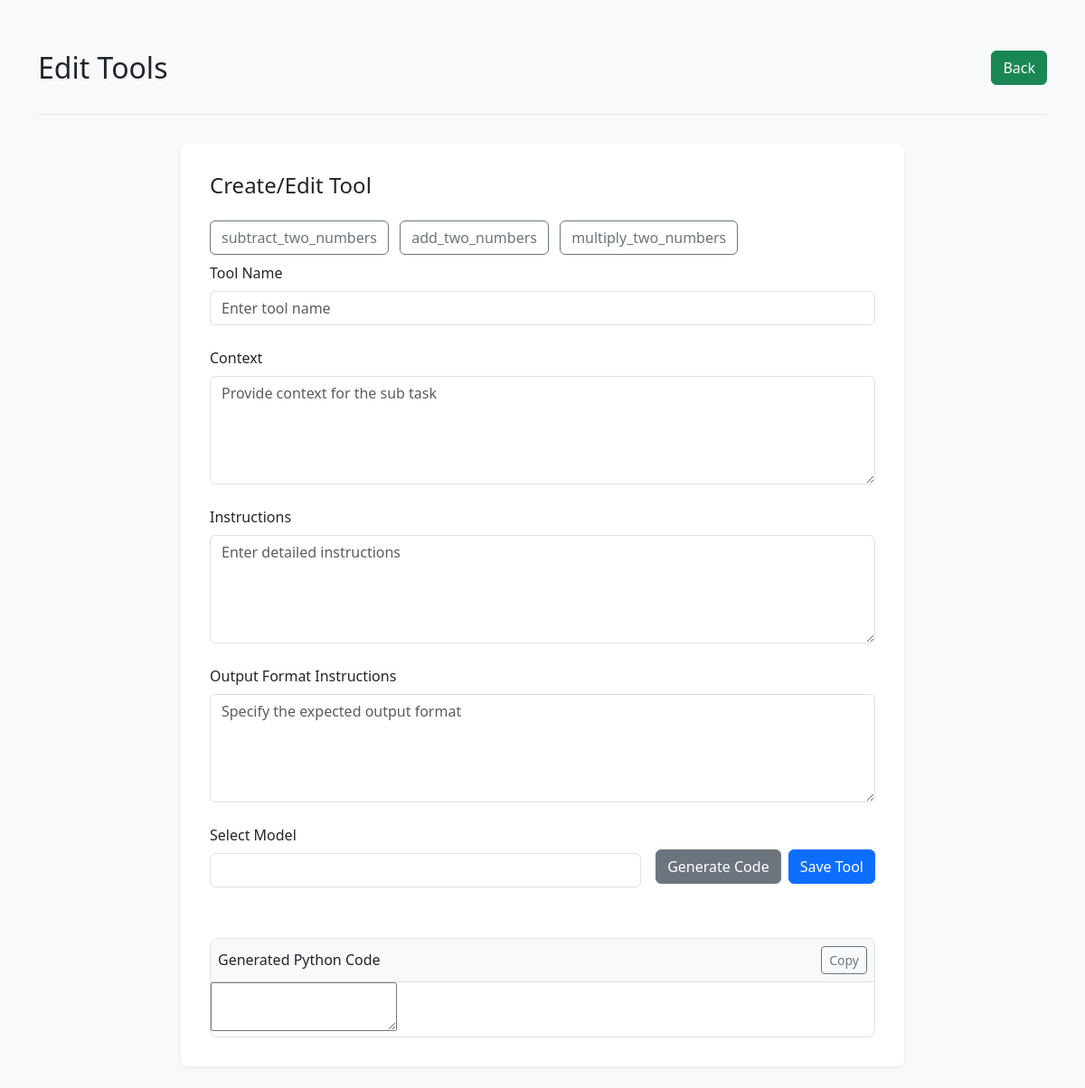
Page /tools/create/0 on the earlier database version.
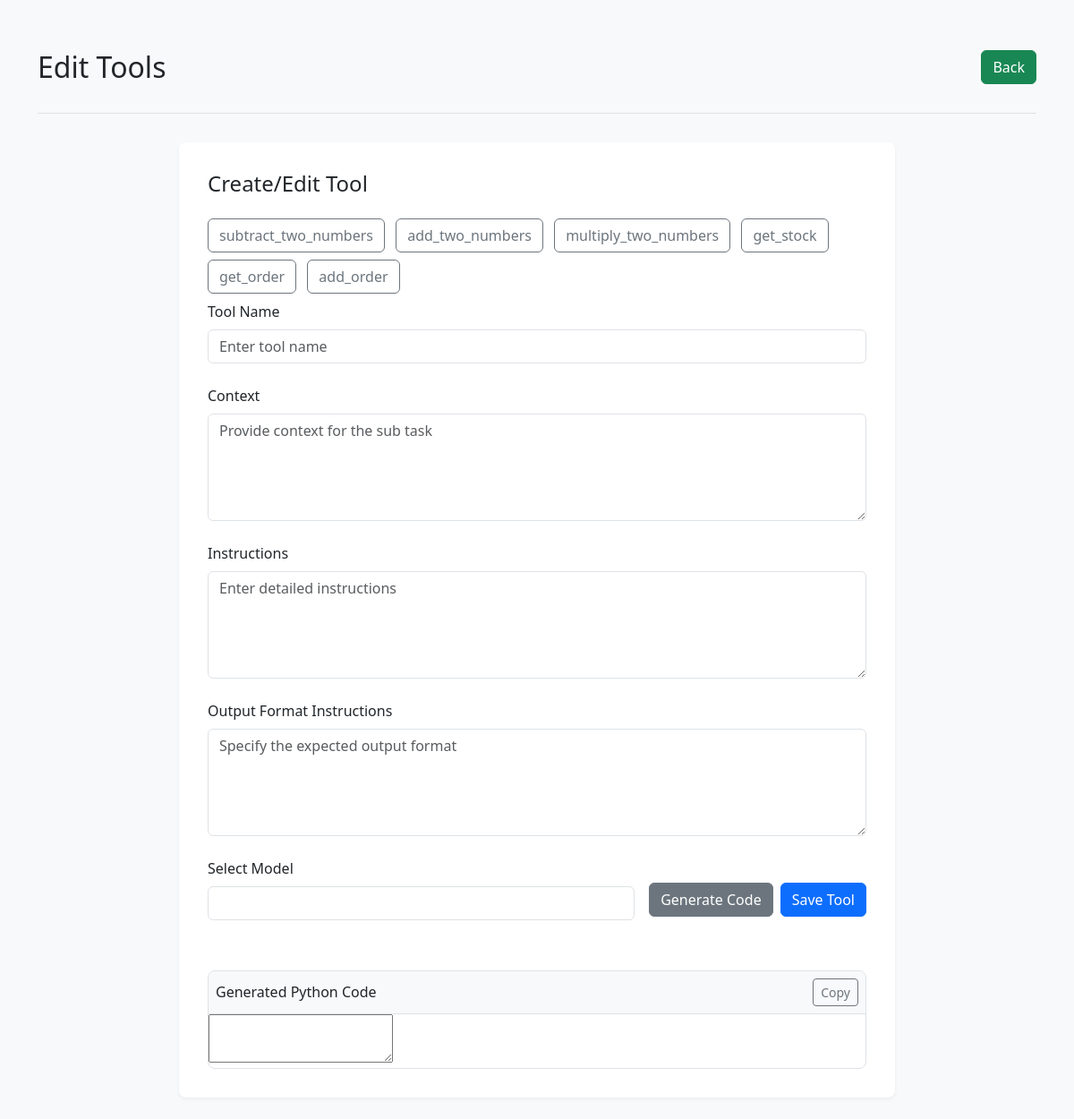
Same page on the later database version.
### agentoapp/models.py (models this page shows, shortened)
class Tool(models.Model):
    name = models.CharField(max_length=100)
    context = models.CharField(max_length=2048)
    instruction = models.CharField(max_length=2048)
    outputFormatInstruction = models.CharField(max_length=2048)
    codeblock = models.TextField(null=True)

### agentoapp/views.py (the view, shortened to what this page needs)
# urls.py: path('tools/<str:action>/<int:id>', name='tools',view=tools),
def tools(request,action,id):
    print(action,id)
    print(request.POST)
    back_url = request.META.get('HTTP_REFERER')
    tool = None
    if action == 'edit' and request.method == 'GET':
        tool = Tool.objects.get(id=id)
    existing_tools = Tool.objects.all()
    response: ListResponse = list()
    available_models = [model.model for model in response.models]
    return render(request,'agentoapp/tool.html',context={'action':action,'id':id,'back_url':back_url,'existing_tools':existing_tools,'tool':tool,'available_models':available_models})

### agentoapp/templates/agentoapp/tool.html (shortened to what this page needs)
<!DOCTYPE html>
<html lang="en">
<head>
    <link href="https://cdn.jsdelivr.net/npm/bootstrap@5.3.3/dist/css/bootstrap.min.css" rel="stylesheet">
    <link rel="stylesheet" href="https://cdnjs.cloudflare.com/ajax/libs/codemirror/5.65.2/codemirror.min.css">
    <link rel="stylesheet" href="https://cdnjs.cloudflare.com/ajax/libs/codemirror/5.65.2/theme/monokai.min.css">
</head>
<body class="container py-4 bg-light">
    <header class="page-header">
        <div class="d-flex justify-content-between align-items-center">
            <h1 class="h2 mb-0">Edit Tools</h1>
            <a class="btn btn-success" href="{{back_url}}">
                 Back
            </a>
        </div>
    </header>
    <main class="form-container">
        <div class="d-flex justify-content-between align-items-center mb-4">
            <h2 class="h4 mb-0">Create/Edit Tool</h2>
        </div>
        {% if existing_tools %}
        <div class="existing-tools">
            {% for tool in existing_tools %}
            <a href="/tools/edit/{{ tool.id }}"  target="_blank" class="btn btn-outline-secondary me-2 mb-2">
                {{ tool.name }}
            </a>
            {% endfor %}
        </div>
        {% endif %}
        {% if action == 'edit' %}
        <form method="POST" action="{% url 'agentoapp:tools' action='edit' id=id %}" class="needs-validation">
        {% else %}
        <form method="POST" action="{% url 'agentoapp:tools' action='create' id=0 %}" class="needs-validation">
        {% endif %}
            <div class="form-group">
                <label for="toolName" class="form-label">Tool Name</label>
                <input type="text" class="form-control" id="toolName" name="toolName" placeholder="Enter tool name"
                    value="{{tool.name}}" required>
            </div>
            <div class="form-group">
                <label for="context" class="form-label">Context</label>
                <textarea class="form-control" id="context" name="context"
                    placeholder="Provide context for the sub task" rows="4">{{tool.context}}</textarea>
            </div>
            <div class="form-group">
                <label for="instruction" class="form-label">Instructions</label>
                <textarea class="form-control" id="instruction" name="instruction"
                    placeholder="Enter detailed instructions" rows="4">{{tool.instruction}}</textarea>
            </div>
            <div class="form-group">
                <label for="outputFormatInstruction" class="form-label">Output Format Instructions</label>
                <textarea class="form-control" id="outputFormatInstruction" name="outputFormatInstruction"
                    placeholder="Specify the expected output format" rows="4">{{tool.outputFormatInstruction}}</textarea>
            </div>
    <div class="action-buttons d-flex gap-2 justify-content-between align-items-center">
        <div class="form-group flex-grow-1 me-2">
            <label for="modelSelect" class="form-label">Select Model</label>
            <select class="form-control" id="modelSelect" name="model">
                <option></option>
            </select>
        </div>
        <div class="d-flex gap-2">
            <button type="button" class="btn btn-secondary" id="generateCode">
                 Generate Code
            </button>
            <button type="submit" class="btn btn-primary">
                 Save Tool
            </button>
        </div>
    </div>
            <div class="code-editor-container">
                <div class="code-toolbar d-flex justify-content-between align-items-center">
                    <span class="h6 mb-0">Generated Python Code</span>
                    <button class="btn btn-sm btn-outline-secondary" id="copyCode">
                         Copy
                    </button>
                </div>
                <textarea name="codeblock" id="codeEditor">{{tool.codeblock}}</textarea>
            </div>
        </form>
    </main>
</body>
</html>

Differences in the rows shown:
added Tool: name "get_stock"
added Tool: name "get_order"
added Tool: name "add_order"
